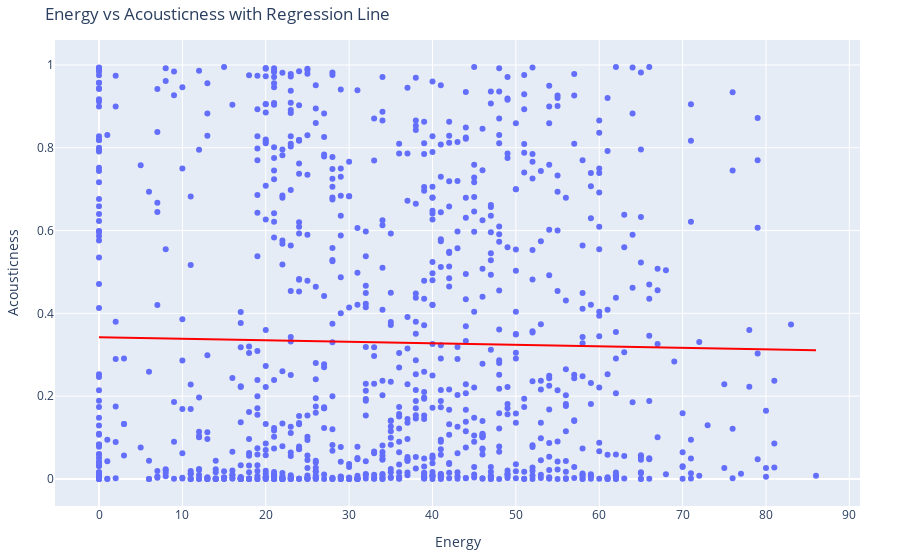

Here is the notebook cell this chart was saved with:
### Code cell
fig = plot_scatter(
    df_sample,
    x_col="popularity",
    y_col="acousticness",
    title="Energy vs Acousticness with Regression Line",
    xlabel="Energy",
    ylabel="Acousticness",
    trend=True
)
fig.write_image(f"{PROJECT_ROOT}/figures/popularity_vs_acousticness.png")
fig.show()

### Figure 1 — Plotly figure (JSON) as saved in the notebook; plotly's stock layout.template omitted (floating-point values rounded to 4 significant figures; data arrays with more than 128 entries replaced by an {"elided": "..."} marker saying what was removed)
{"data": [{"hovertemplate": "popularity=%{x}<br>Acousticness=%{y}<extra></extra>", "legendgroup": "", "marker": {"color": "#636efa", "symbol": "circle"}, "mode": "markers", "name": "", "orientation": "v", "showlegend": false, "type": "scatter", "x": {"elided": "1000 int values"}, "xaxis": "x", "y": {"elided": "1000 float values"}, "yaxis": "y"}, {"hovertemplate": "<b>OLS trendline</b><br>acousticness = -0.000366909 * popularity + 0.342369<br>R<sup>2</sup>=0.000443<br><br>popularity=%{x}<br>Acousticness=%{y} <b>(trend)</b><extra></extra>", "legendgroup": "", "line": {"color": "red"}, "marker": {"color": "#636efa", "symbol": "circle"}, "mode": "lines", "name": "", "showlegend": false, "type": "scatter", "x": {"elided": "1000 int values"}, "xaxis": "x", "y": {"elided": "1000 float values"}, "yaxis": "y"}], "layout": {"legend": {"tracegroupgap": 0}, "margin": {"b": 40, "l": 40, "r": 40, "t": 40}, "title": {"text": "Energy vs Acousticness with Regression Line"}, "xaxis": {"anchor": "y", "domain": [0, 1], "title": {"text": "Energy"}}, "yaxis": {"anchor": "x", "domain": [0, 1], "title": {"text": "Acousticness"}}}}
